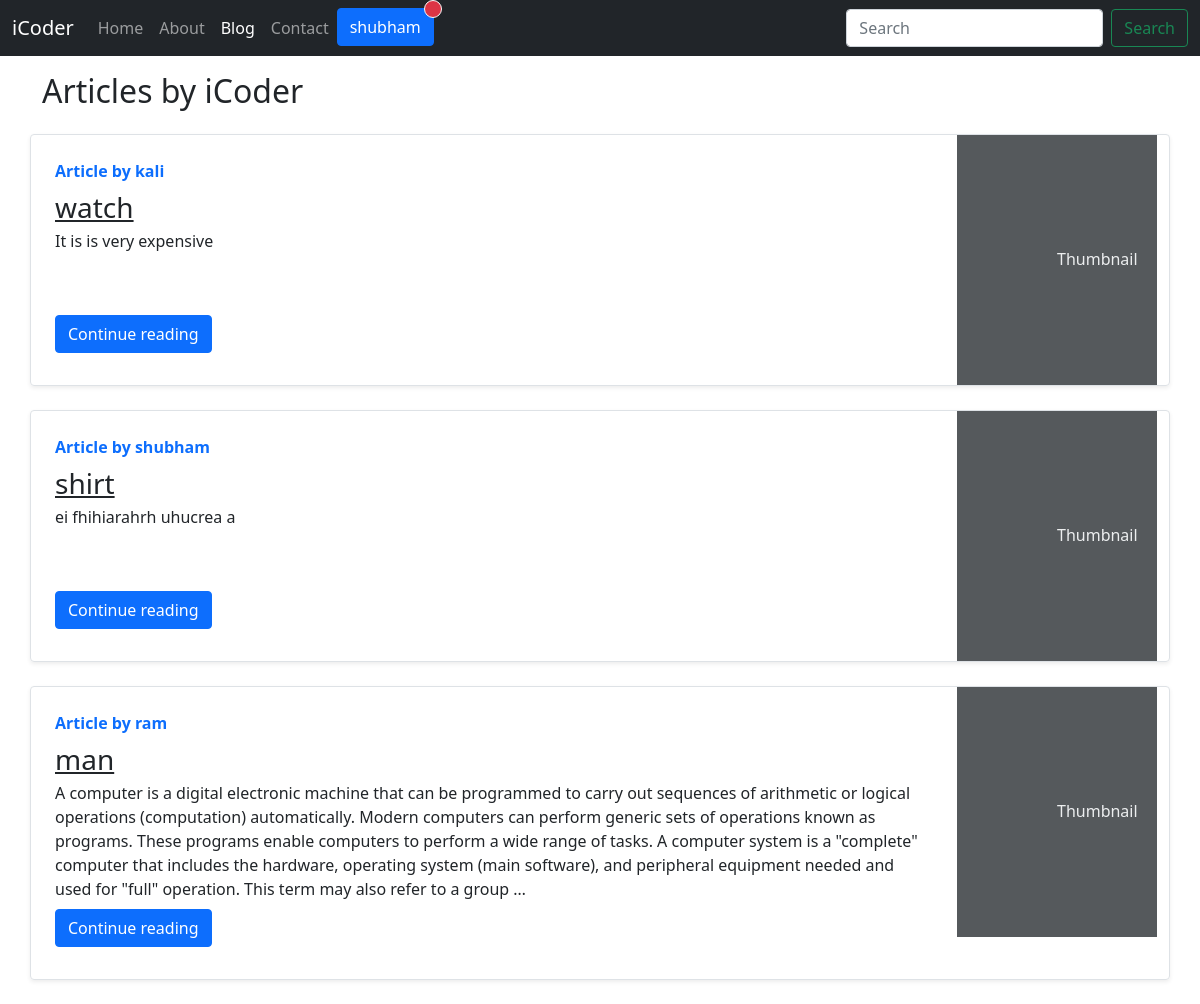
Before: /blog/ (signed in) with the older database file.
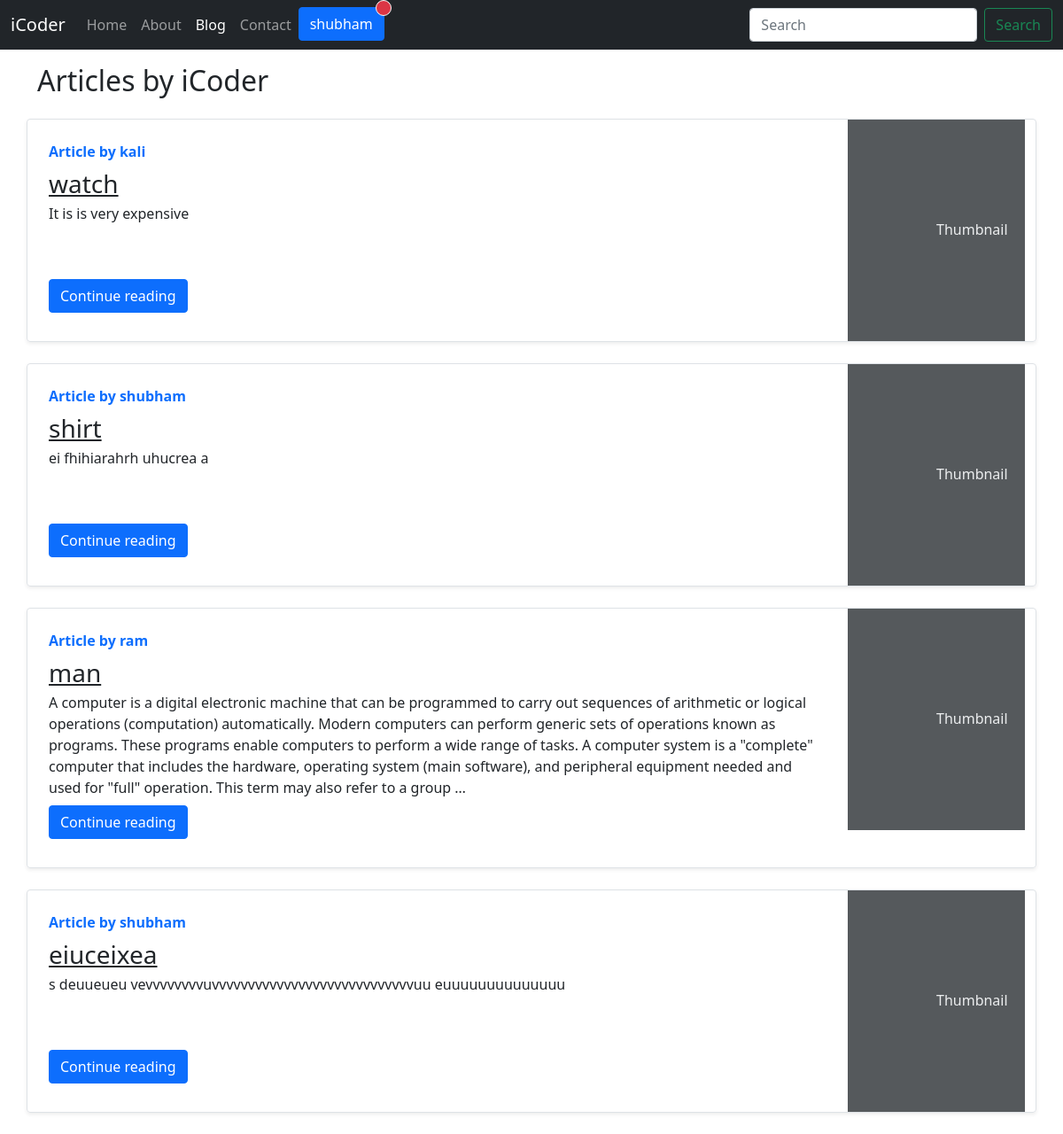
After: the same page with the newer database file.
### blog/models.py (models this page shows, shortened)
class Post(models.Model):
    sno=models.AutoField(primary_key=True)
    title=models.CharField(max_length=255)
    author=models.CharField(max_length=20)
    slug=models.CharField(max_length=130)
    timeStamp=models.DateTimeField(blank=True)
    content=HTMLField()

### blog/views.py (the view)
# urls.py: path('', views.blogHome, name="bloghome"),
def blogHome(request):
    allPosts= Post.objects.all()
    context={'allPosts': allPosts}
    return render(request, "blog/blogHome.html", context)

### templates/blog/blogHome.html (shortened to what this page needs)
{% extends 'base.html' %}
{% block blogActive %}active{% endblock blogActive %}
{% block body %}
{% if user.is_authenticated %}
    <div class="container my-3">
        <h2>Articles by iCoder</h2>
        {% for post in allPosts  %}
            <div class="row no-gutters border rounded overflow-hidden flex-md-row mb-4 shadow-sm h-md-250 my-4 position-relative">
                <div class="col p-4 d-flex flex-column position-static">
                    <strong class="d-inline-block mb-2 text-primary">Article  by {{post.author}}</strong>
                    <h3 class="mb-0"><a class="text-dark" href="/blog/{{post.slug}}">{{post.title}}</a></h3>
                    <p class="card-text mb-auto">{{post.content| truncatechars:500}}</p>
                    <div class="my-2">
                        <a href="/blog/{{post.slug}}" role="button" class="btn btn-primary">Continue reading</a>
                    </div>
                </div>
                <div class="col-auto d-none d-lg-block">
                    <svg class="bd-placeholder-img" width="200" height="250" xmlns="http://www.w3.org/2000/svg" preserveAspectRatio="xMidYMid slice" focusable="false" role="img" aria-label="Placeholder: Thumbnail">
                        <rect width="100%" height="100%" fill="#55595c"></rect><text x="50%" y="50%" fill="#eceeef" dy=".3em">Thumbnail</text>
                    </svg>
                </div>
            </div>
        {% endfor %}
    </div>
{% else %}
<a href="/login/">Login Please!</a>
<br>
<a href="/contact/">Any problem contact!</a>
{% endif %}
{% endblock body %}

Changed rows visible on the page:
added Post: author "shubham", title "eiuceixea", content "s deuueueu vevvvvvvvvuvvvvvvvvvvvvvvvvvvvvvvvvvvvvuu euuuuuuuuuuuuuu"
